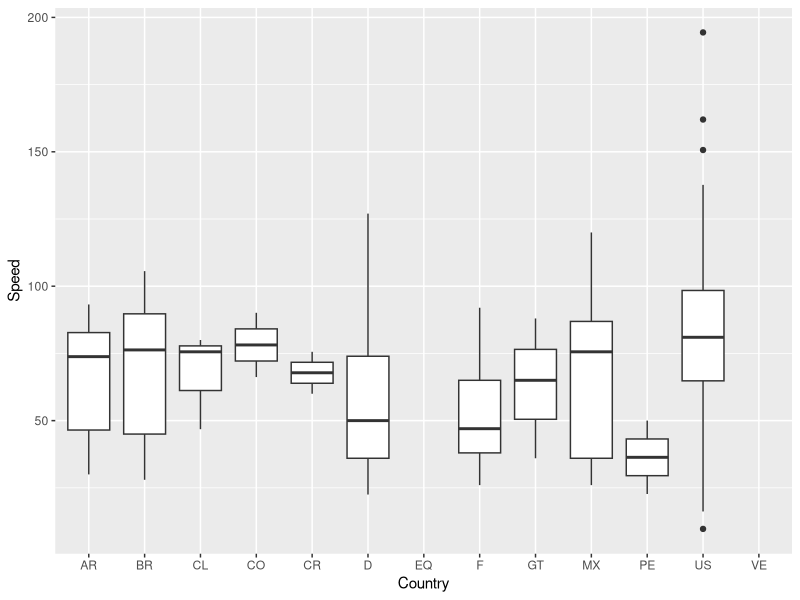
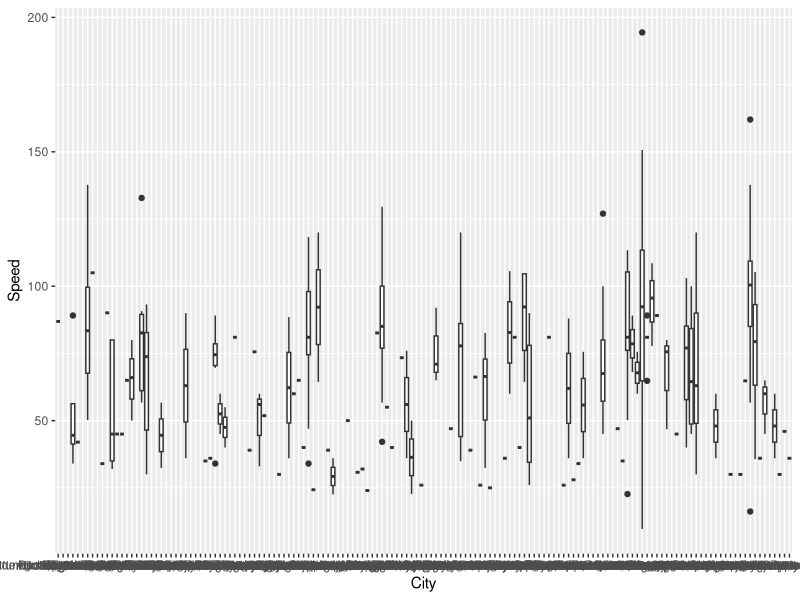
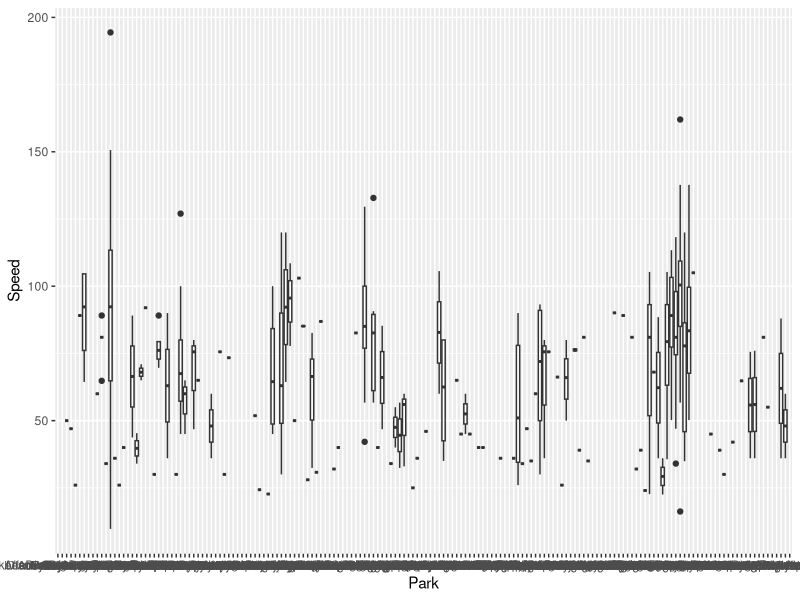
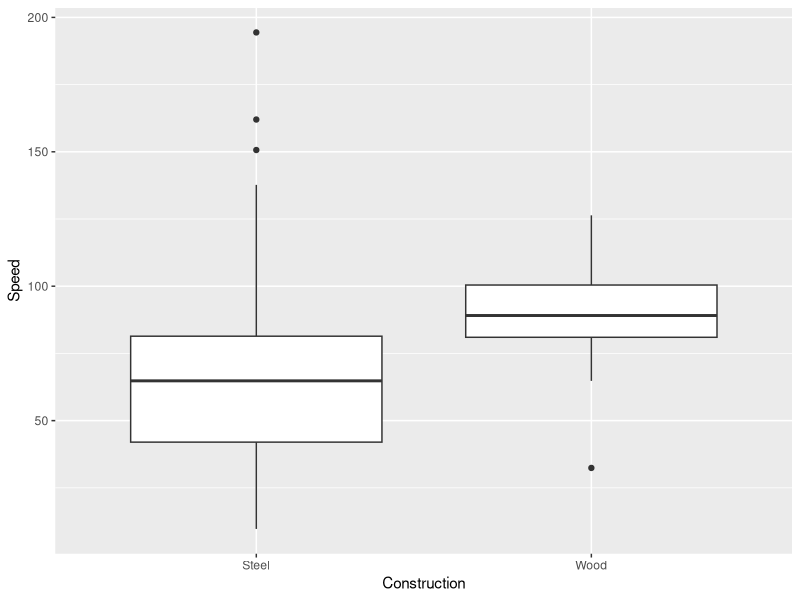
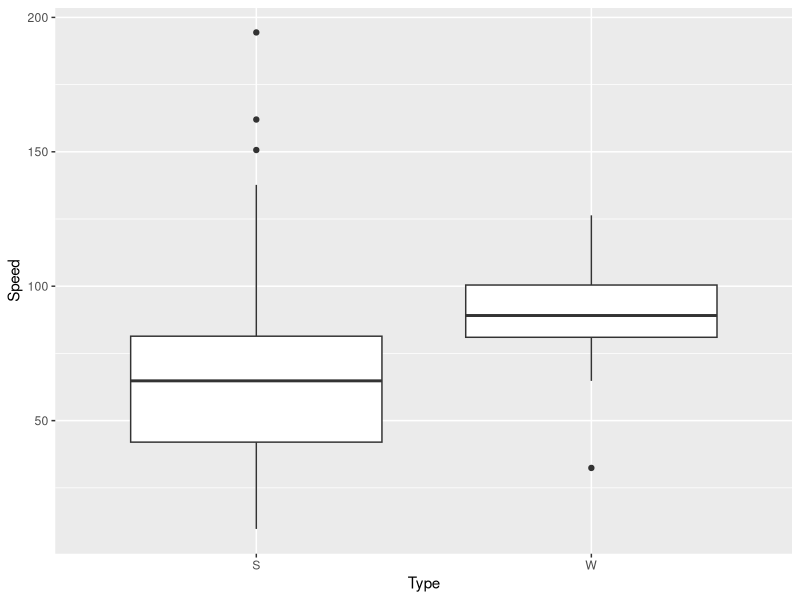
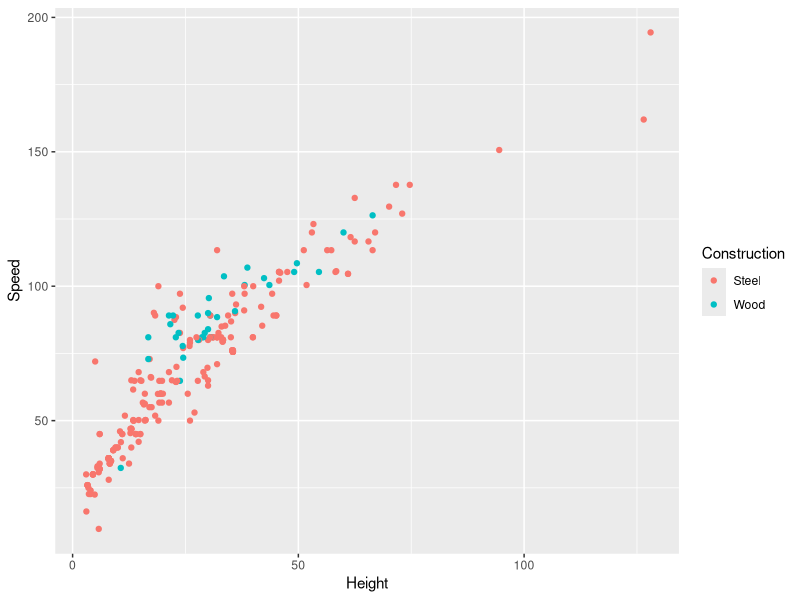
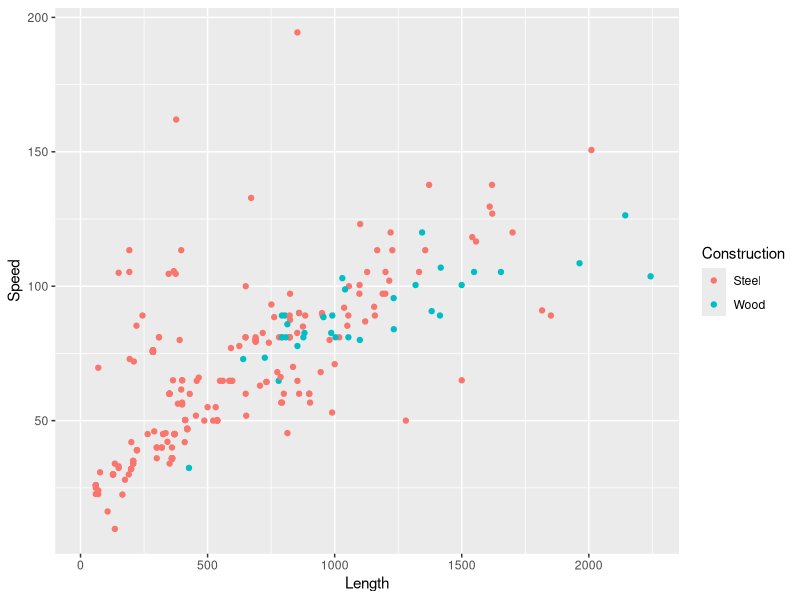
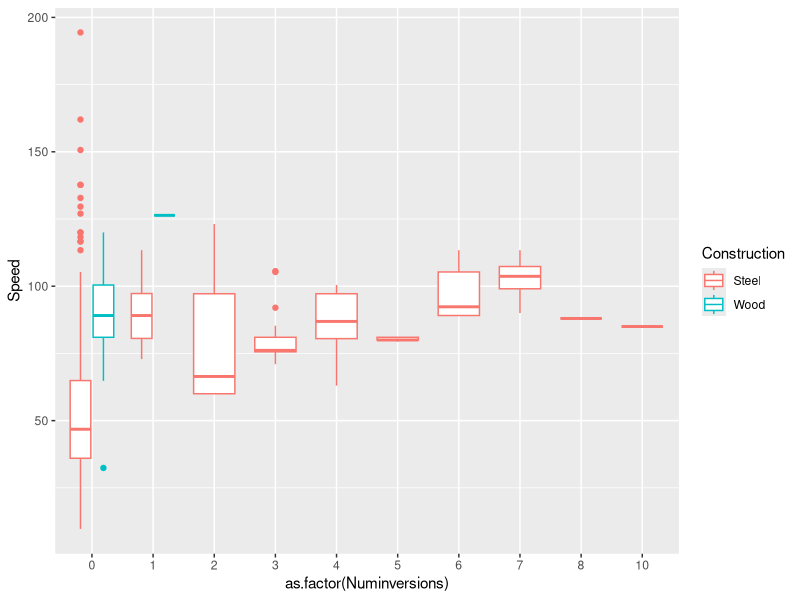

Here is the R script that generated these plots, in order:
## ---- chunk 1
knitr::opts_chunk$set(echo = TRUE)
library(tidyverse)
## ---- chunk 2
roller_coasters_raw <- readr::read_csv('datasets/roller_coasters.csv')
## ---- chunk 3
# GForce to many missing values..
# 
summary(roller_coasters_raw)
## ---- chunk 4
ggplot(data = roller_coasters_raw) +
  geom_boxplot(mapping = aes(x = Country, y = Speed))
## ---- chunk 5
ggplot(data = roller_coasters_raw) +
  geom_boxplot(mapping = aes(x = City, y = Speed))
## ---- chunk 6
ggplot(data = roller_coasters_raw) +
  geom_boxplot(mapping = aes(x = Park, y = Speed))
## ---- chunk 7
ggplot(data = roller_coasters_raw) +
  geom_boxplot(mapping = aes(x = Construction, y = Speed))
## ---- chunk 8
# Type is same as Construction?
ggplot(data = roller_coasters_raw) +
  geom_boxplot(mapping = aes(x = Type, y = Speed))
## ---- chunk 9
roller_coasters_raw %>% 
  ggplot() +
    geom_point(aes(x = Height, y = Speed, color = Construction))
## ---- chunk 10
roller_coasters_raw %>% 
  ggplot() +
    geom_point(aes(x = Length, y = Speed, color = Construction))
## ---- chunk 11
roller_coasters_raw %>% 
  ggplot() +
    geom_boxplot(aes(x = as.factor(Numinversions), y = Speed, color = Construction))
## ---- chunk 12
# dost lame ... lahko spustimo
roller_coasters_raw %>% 
  filter(!is.na(GForce)) %>% 
  ggplot() +
    geom_point(aes(x = GForce, y = Speed))
## ---- chunk 13
# precej zanimivi so Height, Length, Numinversions
(cor.test(roller_coasters_raw$Height, roller_coasters_raw$Speed))
(cor.test(roller_coasters_raw$Length, roller_coasters_raw$Speed))
(cor.test(roller_coasters_raw$Numinversions, roller_coasters_raw$Speed))
(cor.test(roller_coasters_raw$Duration, roller_coasters_raw$Speed))
(cor.test(roller_coasters_raw$GForce, roller_coasters_raw$Speed))
(cor.test(roller_coasters_raw$Opened, roller_coasters_raw$Speed)) # shit
## ---- chunk 14
roller_coasters <- roller_coasters_raw %>% 
  select(Construction, Length, Height, Speed) %>% 
  filter(!is.na(Speed) & !is.na(Height) & !is.na(Length)) %>% 
  mutate("Steel" = as.numeric(Construction == 'Steel')) %>% 
  select(-Construction)
roller_coasters
## ---- chunk 15
## 75% of the sample size
smp_size <- floor(0.75 * nrow(roller_coasters))

## set the seed to make your partition reproducible
set.seed(123)
train_ind <- sample(seq_len(nrow(roller_coasters)), size = smp_size)

(train <- roller_coasters[train_ind, ])
(test <- roller_coasters[-train_ind, ])
## ---- chunk 16
lin_model <- lm(Speed ~ ., data = train)
(summary(lin_model))
(coef(lin_model))
